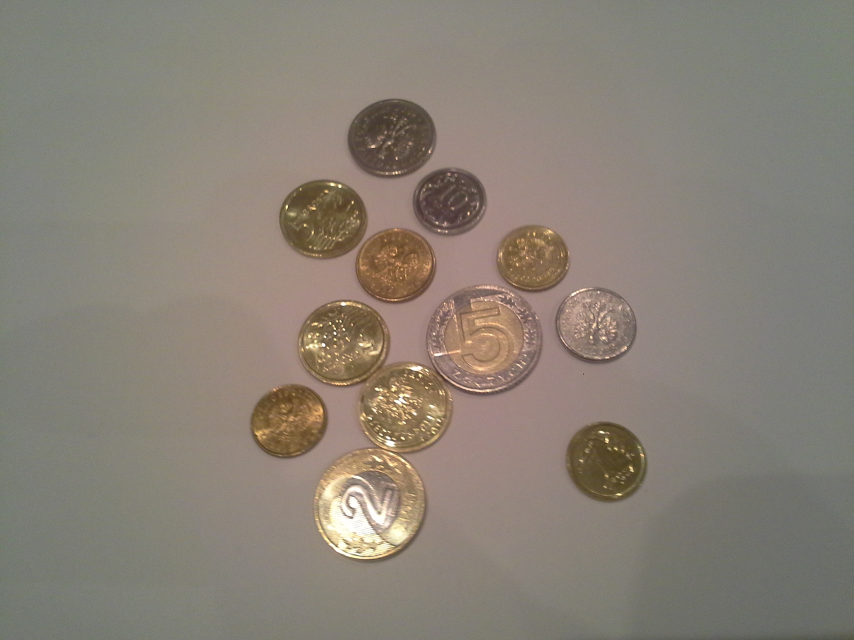
#> input picture test-photos/20151222_193956.jpg, 2560 x 1920 px (shown at 1/3 size)
$ python CoinDetectorTest.py --image ../test-photos/20151222_193956.jpg
#> lines starting #> are read from the running program, lines starting #| are printed output that depends on the picture
import cv2
import argparse
import numpy as np
import itertools
import sys

def repeat(f, N):
    for _ in itertools.repeat(None, N): f()

# set up arg parser & read args
parser = argparse.ArgumentParser(description="EIASR 2015Z project")
parser.add_argument("-i", "--image", required=True,
                    help="Path to an input image used in coin detection task")
args = parser.parse_args()
print("Image path: ", args.image)
# read image from path given as arg
image = cv2.imread(args.image)
#> image is the input picture: shape (1920, 2560, 3); mean B, G, R 118.1, 128.9, 136.9
orig = image.copy()
# get image width and heigh
height, width, _ = image.shape
#> height = 1920; width = 2560
target = 480
ratio = height/target
#> ratio = 4
resize_ratio = ratio if ratio < 1 else 1/ratio
#> resize_ratio = 0.25

print(*image.shape, sep=', ')
#| 1920, 2560, 3
# convert to a grayscale
gray = cv2.cvtColor(image, cv2.COLOR_BGR2GRAY)
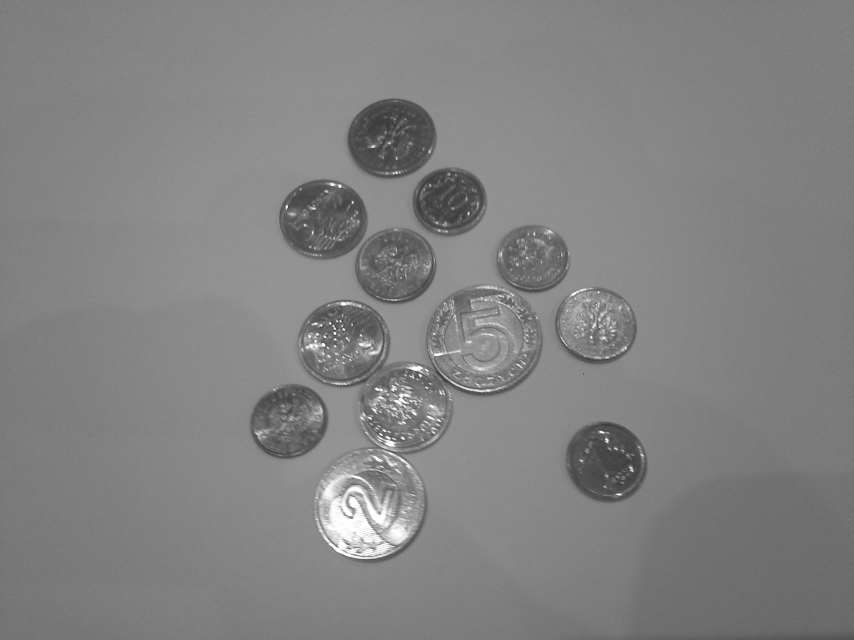
#> gray: shape (1920, 2560) (shown at 1/3 size); min 21, max 255, mean 130.1
# resize to speedup bilateral filter
resized = cv2.resize(gray, (0,0), fx=resize_ratio, fy=resize_ratio)
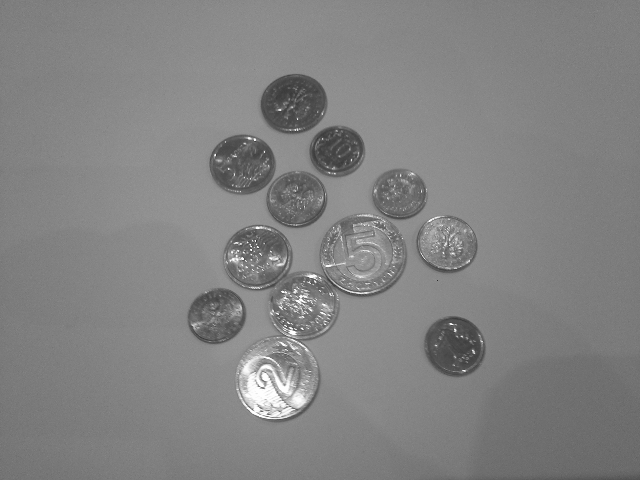
#> resized: shape (480, 640); min 42, max 255, mean 130.2
print(*resized.shape, sep=', ')
#| 480, 640
filtered = resized

def repeat_bilateral_filter(src, n, *args, **kwargs):
    filtered = src
    for _ in itertools.repeat(None, n):
        filtered = cv2.bilateralFilter(filtered, *args, **kwargs)
    return filtered

def on_change_bilateral(x):
    global filtered
    tb_pos = cv2.getTrackbarPos(tb_name_bilateral, window_name)
    bilateral_filtered = repeat_bilateral_filter(resized, tb_pos, d=9, sigmaColor=9, sigmaSpace=7)
    cv2.imshow("Transformed", bilateral_filtered)

def on_change_median(x):
    global filtered
    tb_pos = cv2.getTrackbarPos(tb_name_median, window_name)
    tb_pos = tb_pos if tb_pos % 2 == 1 else tb_pos + 1
    median_filtered = cv2.medianBlur(filtered, ksize=tb_pos)
    cv2.imshow("Transformed", median_filtered)

# show images
window_name = "Transformed"
tb_name_bilateral = "Bilateral Filter"
tb_name_median = "Median Filter"
cv2.namedWindow(window_name, cv2.WINDOW_NORMAL)
cv2.createTrackbar(tb_name_median, window_name, 0, 100, on_change_median)
#> slider 'Median Filter' is set to 33
cv2.createTrackbar(tb_name_bilateral, window_name, 0, 20, on_change_bilateral)
#> slider 'Bilateral Filter' is set to 6
cv2.imshow("Transformed", resized)

# cv2.namedWindow("Original", cv2.WINDOW_NORMAL)
# cv2.imshow("Original", orig)

key = cv2.waitKey(0)
#> in on_change_median, `median_filtered = cv2.medianBlur(filtered, ksize=tb_pos)`:
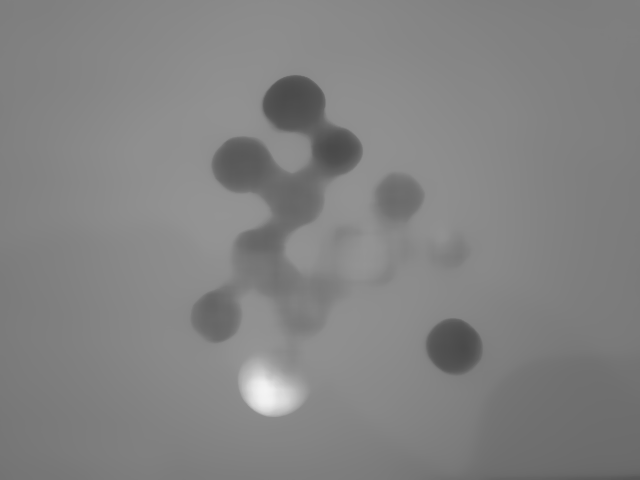
#> median_filtered: shape (480, 640); min 74, max 244, mean 130.4
#> (key Esc is pressed here)
if key == 27:
    cv2.destroyAllWindows()

$ run again, on test-photos/20151222_194134.jpg
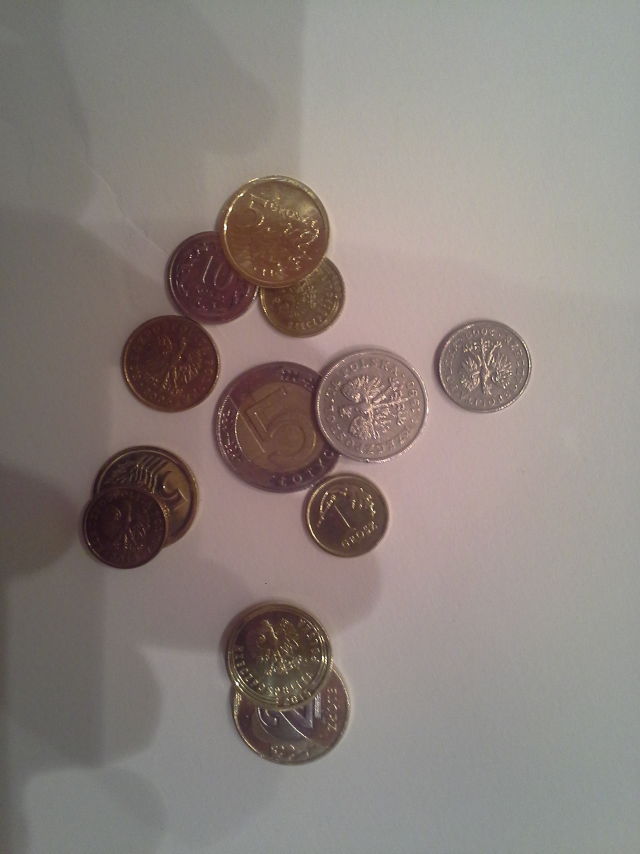
#> input picture test-photos/20151222_194134.jpg, 1920 x 2560 px (shown at 1/3 size)
#> image is the input picture: shape (2560, 1920, 3); mean B, G, R 125.2, 130.3, 139.7
#| 2560, 1920, 3
#> `resized = cv2.resize(gray, (0,0), fx=resize_ratio, fy=resize_ratio)`:
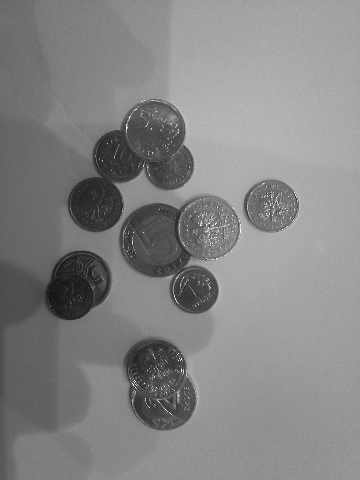
#> resized: shape (480, 360); min 20, max 254, mean 132.4
#| 480, 360
#> in on_change_median, `median_filtered = cv2.medianBlur(filtered, ksize=tb_pos)`:
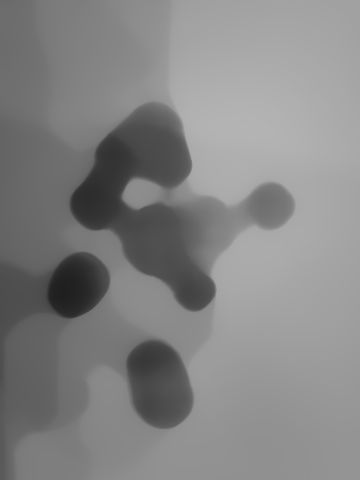
#> median_filtered: shape (480, 360); min 31, max 180, mean 132.8

$ run again, on test-photos/20151222_194147.jpg
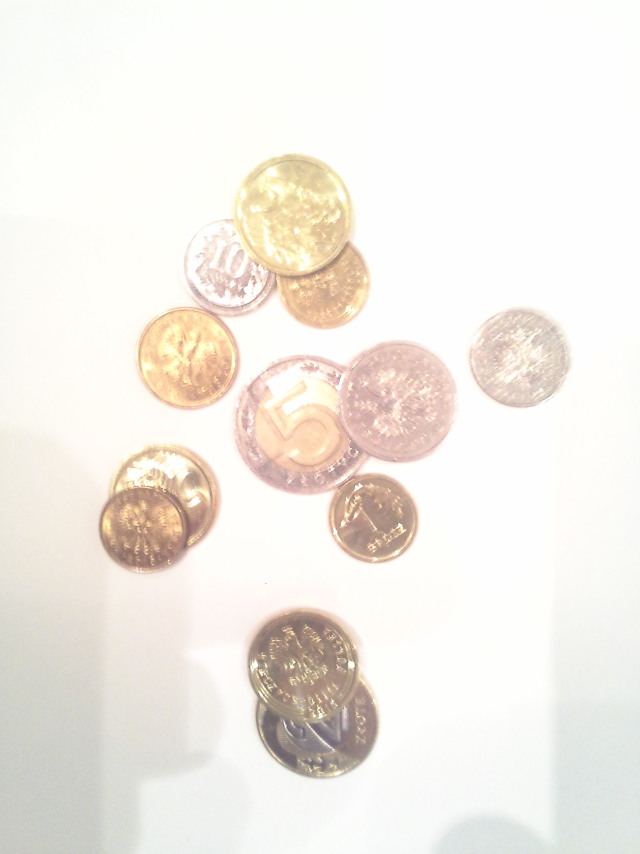
#> input picture test-photos/20151222_194147.jpg, 1920 x 2560 px (shown at 1/3 size)
#> image is the input picture: shape (2560, 1920, 3); mean B, G, R 231, 237.7, 242.8
#| 2560, 1920, 3
#> `resized = cv2.resize(gray, (0,0), fx=resize_ratio, fy=resize_ratio)`:
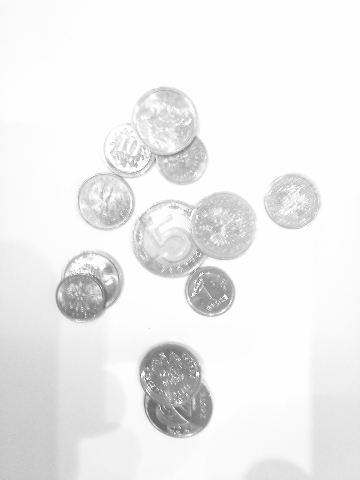
#> resized: shape (480, 360); min 101, max 255, mean 238.5
#| 480, 360
#> in on_change_median, `median_filtered = cv2.medianBlur(filtered, ksize=tb_pos)`:
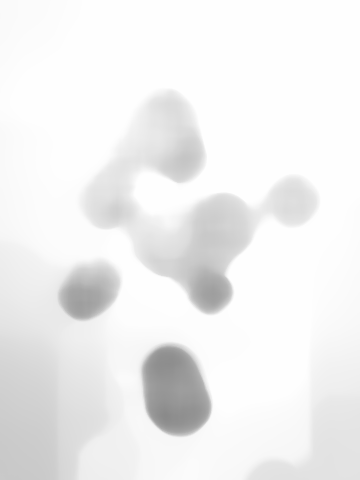
#> median_filtered: shape (480, 360); min 138, max 254, mean 240.1

$ run again, on test-photos/20151222_194152.jpg
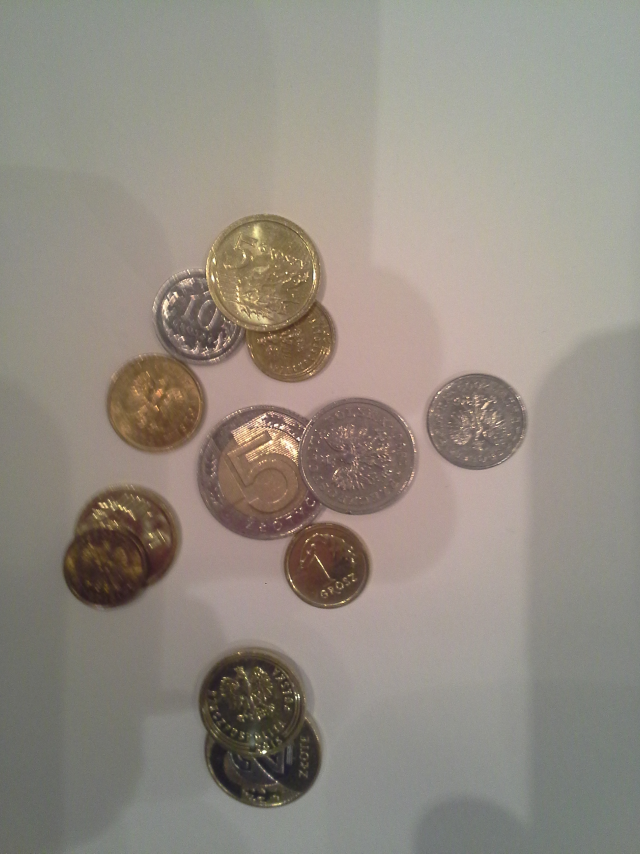
#> input picture test-photos/20151222_194152.jpg, 1920 x 2560 px (shown at 1/3 size)
#> image is the input picture: shape (2560, 1920, 3); mean B, G, R 130.3, 140, 147.3
#| 2560, 1920, 3
#> `resized = cv2.resize(gray, (0,0), fx=resize_ratio, fy=resize_ratio)`:
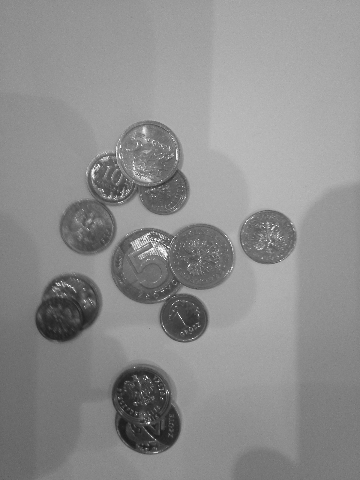
#> resized: shape (480, 360); min 27, max 254, mean 141
#| 480, 360
#> in on_change_median, `median_filtered = cv2.medianBlur(filtered, ksize=tb_pos)`:
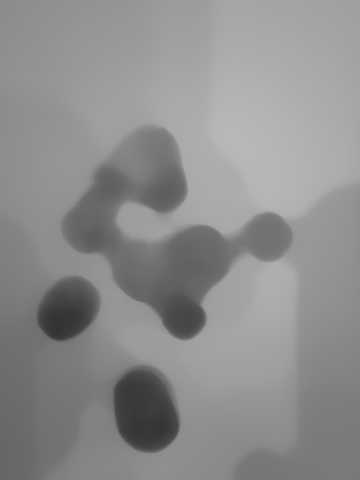
#> median_filtered: shape (480, 360); min 51, max 183, mean 141.5
